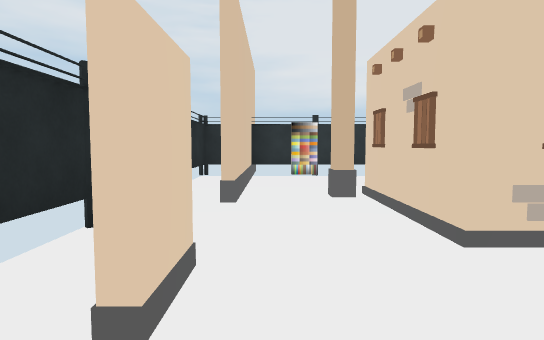
[1] (above)

12 first-person views from a walk through a 3-D level made in the Unity game engine. The camera is 1.3 m above the floor, tilts 4° down and sees 75° across. The floor is counted in squares, 2 m on a side. Each view is taken from the middle of a square. On the plan, view 1 faces up. The plan holds only what a view shows up to about 10 squares ahead; the rest is blank. The player is left out. Some animated figures are left out.

[2]
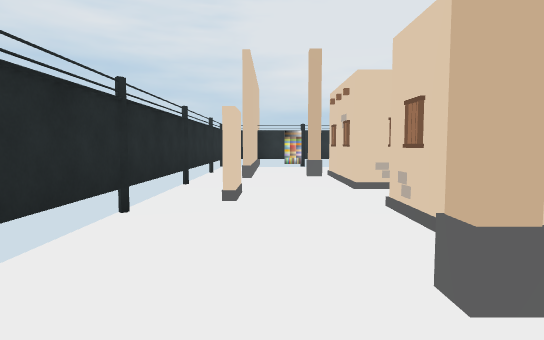

[3]
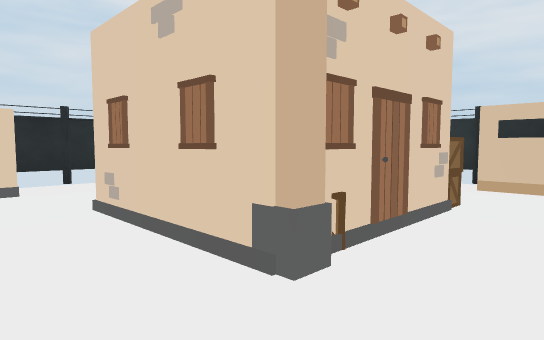

[4]
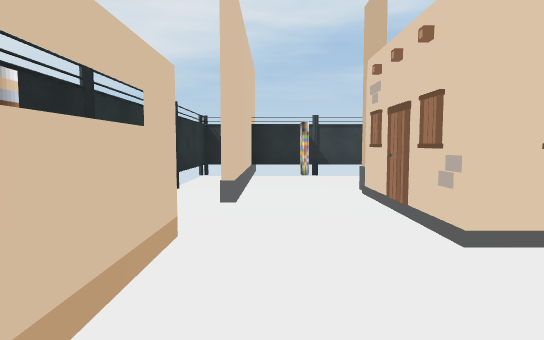

[5]
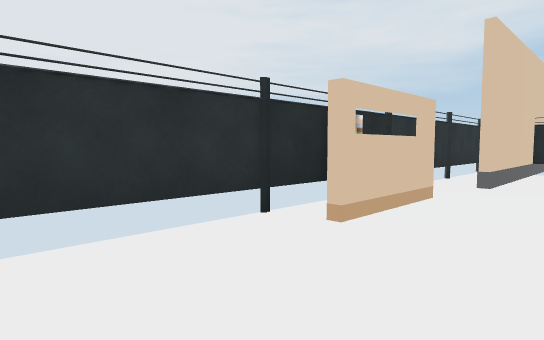

[6]
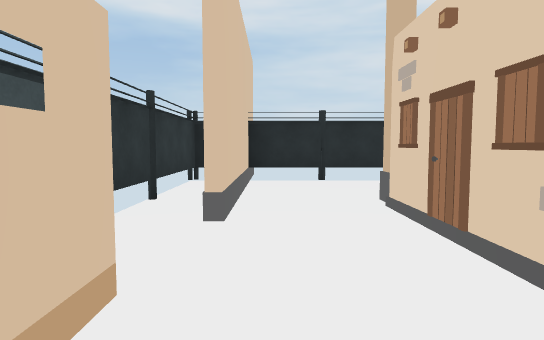

[7]
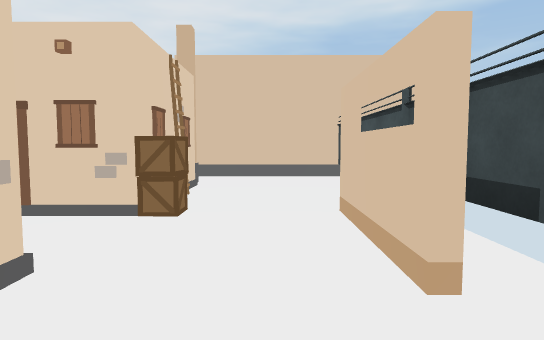

[8]
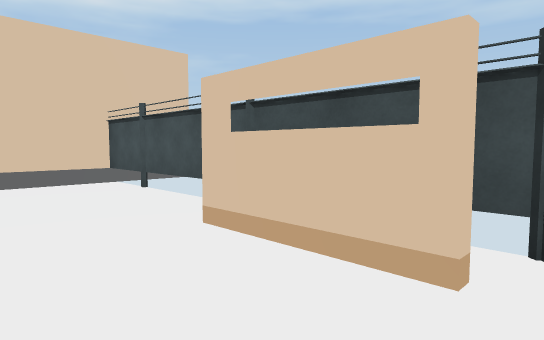

[9]
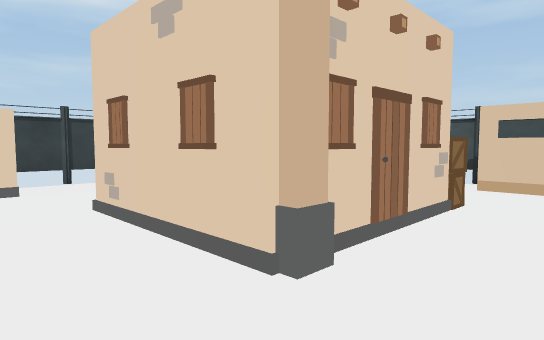

[10]
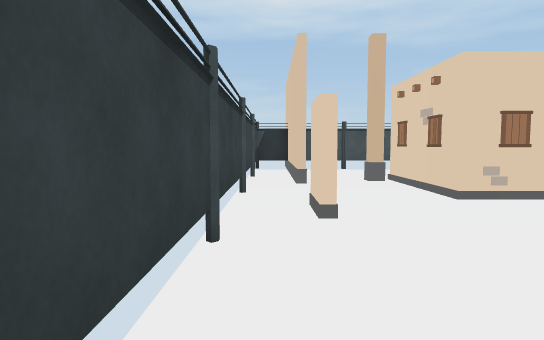

[11]
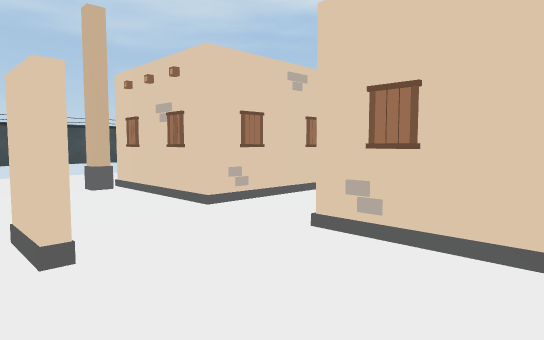

[12]
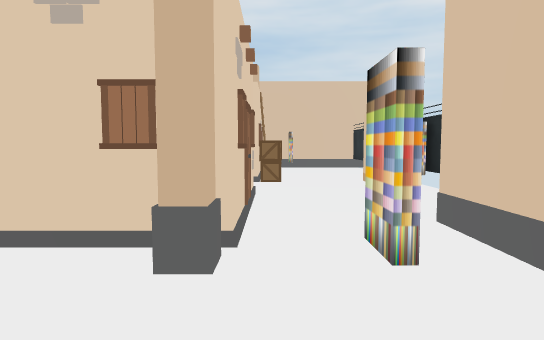

### Floor plan
Key: @ floor where view 1 was taken; # wall or solid block; . floor; O other object.
Columns run from 2 left of view 1 to 11 right of it. Each row starts with its distance up from view 1.
  8 ##############
  7 #.#...##.....#
  6 #.#.......####
  5 #.#..OO......#
  4 #.##  ..  #..#
  3 #...  O.  O..#
  2 ##..O.......##
  1 ##.......O..##
  0 #.@O  ..# ...#
 -1 #...  ..  ..##
 -2 #..##..OO##.#
 -3 #...........#
 -4 #####.##....#
 -5     #########

Positions as (right, up) in squares from view 1, and headings:
1: (0, 0), facing up
2: (0, -3), facing up
3: (5, 1), facing up-left
4: (3, 6), facing right
5: (1, 5), facing up-right
6: (5, -3), facing left
7: (2, -3), facing right
8: (3, -2), facing down-right
9: (4, 2), facing down-right
10: (10, 5), facing down
11: (10, 4), facing down-left
12: (10, 5), facing left
